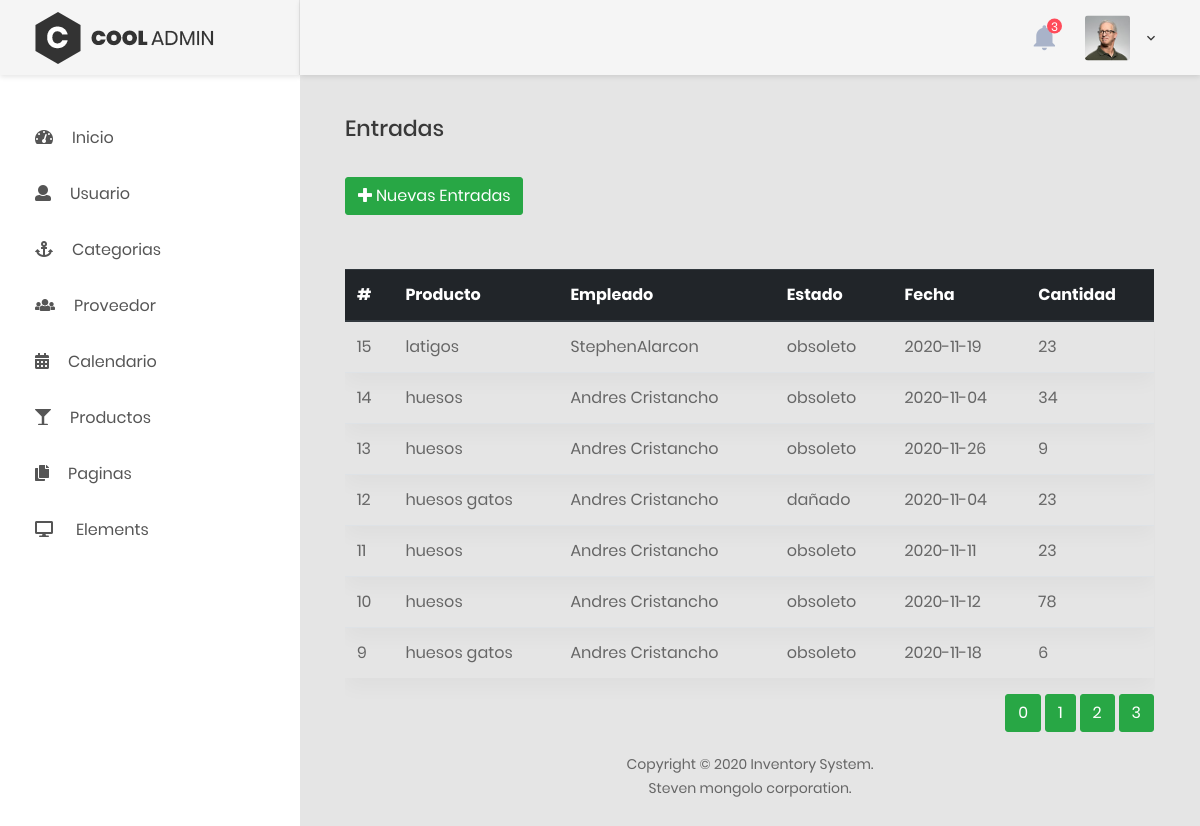
The app's page /entradas.php, older data.
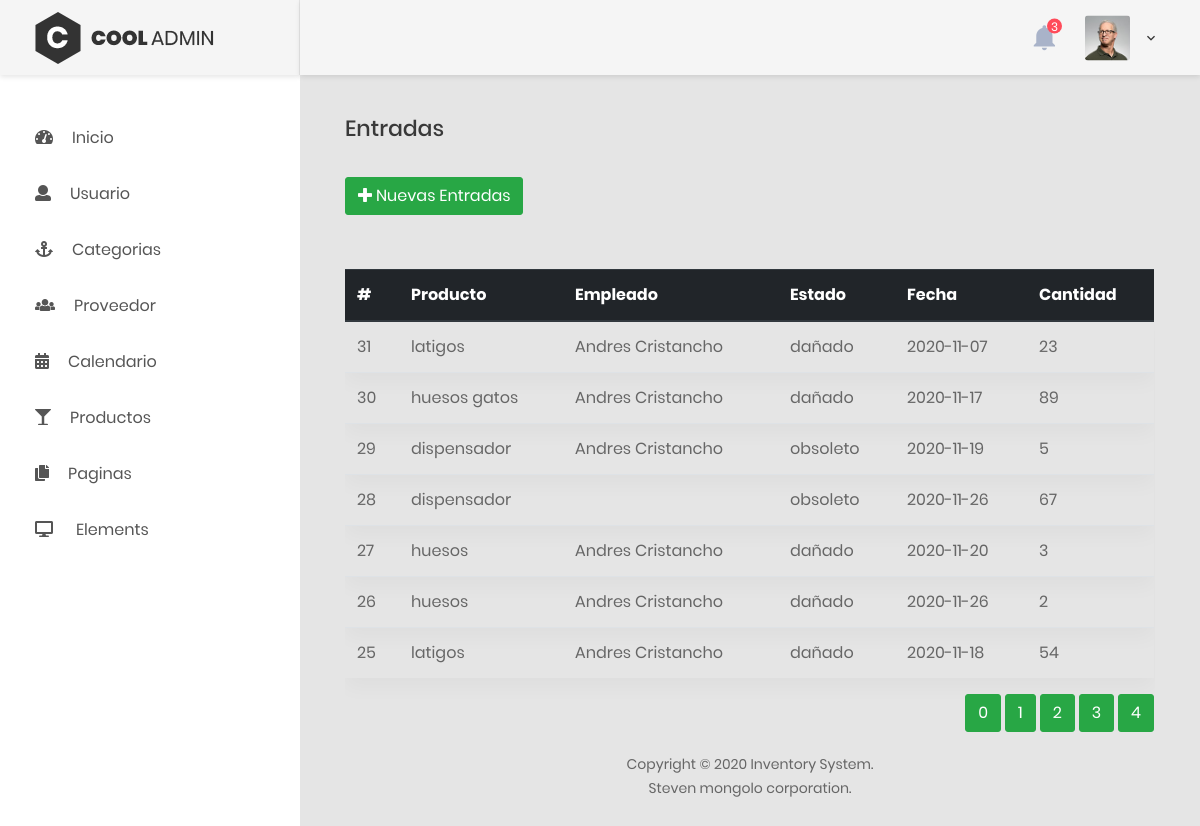
The same page, newer data.
### tables this page shows
CREATE TABLE `entradas` (
  `identradas` int(11) NOT NULL COMMENT 'se guardara el id de las entradas',
  `producto_id` int(11) NOT NULL COMMENT 'en este campo se guardara el nombre del producto',
  `cantidad` int(11) NOT NULL COMMENT 'en este campo se guardara la cantidad que llega del producto',
  `fecha` date NOT NULL COMMENT 'en este campo se guardara la hora y la fecha de llegada del producto',
  `login_usuario_id` int(11) NOT NULL COMMENT 'en este campo se guardara el numero de documento que se registro ',
  `estado_id` int(11) NOT NULL COMMENT 'en este campo se guardara el estado que llego el producto ya sea bueno o malo'
);

CREATE TABLE `productos` (
  `id` int(11) NOT NULL,
  `nombre` varchar(45) NOT NULL,
  `descripcion` varchar(95) NOT NULL,
  `unidad_medida_id` int(11) NOT NULL,
  `categoria_id` int(11) NOT NULL,
  `estado_id` int(11) NOT NULL,
  `provedor_id` int(11) NOT NULL,
  `cantidad` int(11) NOT NULL
);

CREATE TABLE `estado` (
  `idestado` int(11) NOT NULL COMMENT 'se guarda la id del estado el producto',
  `tipo_estado` tinytext NOT NULL COMMENT 'se sellecciona si llego en buen o mal estado'
);

### controller/sql.php (called while the page is built, shortened)
<?php
require_once('controller/load.php');
function find_all_entradas($result_to_pages,$starts)
{
    $numb1= (int)$starts;
    $numb2= (int)$result_to_pages;
    global $pdo;
    $sql = $pdo->prepare('SELECT e.identradas, e.cantidad AS cantidad , e.fecha AS fecha, l.nombres, l.apellidos, es.tipo_estado, p.nombre  FROM entradas e  LEFT JOIN login_usuario l ON e.login_usuario_id = l.id LEFT JOIN estado es ON e.estado_id= es.idestado LEFT JOIN productos p ON e.producto_id = p.id ORDER BY identradas DESC LIMIT '.$numb1 .",".$numb2 );
    $sql->execute();
    $result = $sql->fetchAll();
    return $result;
}

### entradas.php (the view, shortened to what this page needs)
<?php
require_once('controller/load.php');
include_once("layouts/header.php");
$result_to_pages = 7;
$countsql = $pdo->prepare("SELECT COUNT(identradas) FROM entradas ORDER BY identradas DESC");
$countsql ->execute();
$row = $countsql->fetch();
$numbtotal = $row[0];
$numblink = ceil($numbtotal/$result_to_pages);
$page =$_GET['start'];
$starts = $page*$result_to_pages;
$entrada =find_all_entradas($result_to_pages,$starts);
?>
<h3 class="title-5 m-b-35">Entradas</h3>
<div class="table-data__tool">
    <div class="table-data__tool-right">
        <button type="button" class="btn btn-success openBtn" data-toggle="modal" data-target="#Modal">
            <i class="fa fa-plus mr-1" aria-hidden="true"></i>Nuevas Entradas
        </button>
    </div>
</div>
<div class="table-responsive">
    <table class="table">
        <thead class="thead-dark">
            <tr class="text-white">
                <th>#</th>
                <th>Producto</th>
                <th>Empleado</th>
                <th>Estado</th>
                <th>Fecha</th>
                <th>Cantidad</th>
            </tr>
        </thead>
        <tbody>
            <?php $i = 1;
            foreach ($entrada as $entradas) : ?>
                <tr class="tr-shadow">
                    <td><?= $entradas['identradas']?></td>
                    <td><?= $entradas['nombre'] ?></td>
                    <td><?= $entradas['nombres'].$entradas['apellidos'] ?></td>
                    <td><?= $entradas['tipo_estado'] ?></td>
                    <td><?= $entradas['fecha'] ?></td>
                    <td><?= $entradas['cantidad'] ?></td>
                </tr>
            <?php endforeach; ?>
        </tbody>
       <br>
         </table>
         <div class="float-right mt-3">
<?php for($e=0;$e<=$numblink;$e++): ?>
<a class="btn btn-success " href="entradas.php?start=<?=$e;?>"><?=$e;?></a>
<?php endfor ?>
</div>
</div>
<?php
include_once("layouts/footer.php");
?>

Row changes from the older to the newer data that the page shows:
no longer on this page (row unchanged): entradas: identradas "15", producto.nombre "latigos", login_usuario.nombres "Stephen", login_usuario.apellidos "Alarcon", estado.tipo_estado "obsoleto", fecha "2020-11-19", cantidad "23"
no longer on this page (row unchanged): entradas: identradas "14", producto.nombre "huesos", login_usuario.nombres "Andres", login_usuario.apellidos "Cristancho", estado.tipo_estado "obsoleto", fecha "2020-11-04", cantidad "34"
no longer on this page (row unchanged): entradas: identradas "13", producto.nombre "huesos", login_usuario.nombres "Andres", login_usuario.apellidos "Cristancho", estado.tipo_estado "obsoleto", fecha "2020-11-26", cantidad "9"
no longer on this page (row unchanged): entradas: identradas "12", producto.nombre "huesos gatos", login_usuario.nombres "Andres", login_usuario.apellidos "Cristancho", estado.tipo_estado "dañado", fecha "2020-11-04", cantidad "23"
no longer on this page (row unchanged): entradas: identradas "11", producto.nombre "huesos", login_usuario.nombres "Andres", login_usuario.apellidos "Cristancho", estado.tipo_estado "obsoleto", fecha "2020-11-11", cantidad "23"
no longer on this page (row unchanged): entradas: identradas "10", producto.nombre "huesos", login_usuario.nombres "Andres", login_usuario.apellidos "Cristancho", estado.tipo_estado "obsoleto", fecha "2020-11-12", cantidad "78"
no longer on this page (row unchanged): entradas: identradas "9", producto.nombre "huesos gatos", login_usuario.nombres "Andres", login_usuario.apellidos "Cristancho", estado.tipo_estado "obsoleto", fecha "2020-11-18", cantidad "6"
added entradas: identradas "31", producto.nombre "latigos", login_usuario.nombres "Andres", login_usuario.apellidos "Cristancho", estado.tipo_estado "dañado", fecha "2020-11-07", cantidad "23"
added entradas: identradas "30", producto.nombre "huesos gatos", login_usuario.nombres "Andres", login_usuario.apellidos "Cristancho", estado.tipo_estado "dañado", fecha "2020-11-17", cantidad "89"
added entradas: identradas "29", producto.nombre "dispensador", login_usuario.nombres "Andres", login_usuario.apellidos "Cristancho", estado.tipo_estado "obsoleto", fecha "2020-11-19", cantidad "5"
added entradas: identradas "28", producto.nombre "dispensador", estado.tipo_estado "obsoleto", fecha "2020-11-26", cantidad "67"
added entradas: identradas "27", producto.nombre "huesos", login_usuario.nombres "Andres", login_usuario.apellidos "Cristancho", estado.tipo_estado "dañado", fecha "2020-11-20", cantidad "3"
added entradas: identradas "26", producto.nombre "huesos", login_usuario.nombres "Andres", login_usuario.apellidos "Cristancho", estado.tipo_estado "dañado", fecha "2020-11-26", cantidad "2"
added entradas: identradas "25", producto.nombre "latigos", login_usuario.nombres "Andres", login_usuario.apellidos "Cristancho", estado.tipo_estado "dañado", fecha "2020-11-18", cantidad "54"
Text that changed along with them:
new list line: "4"
